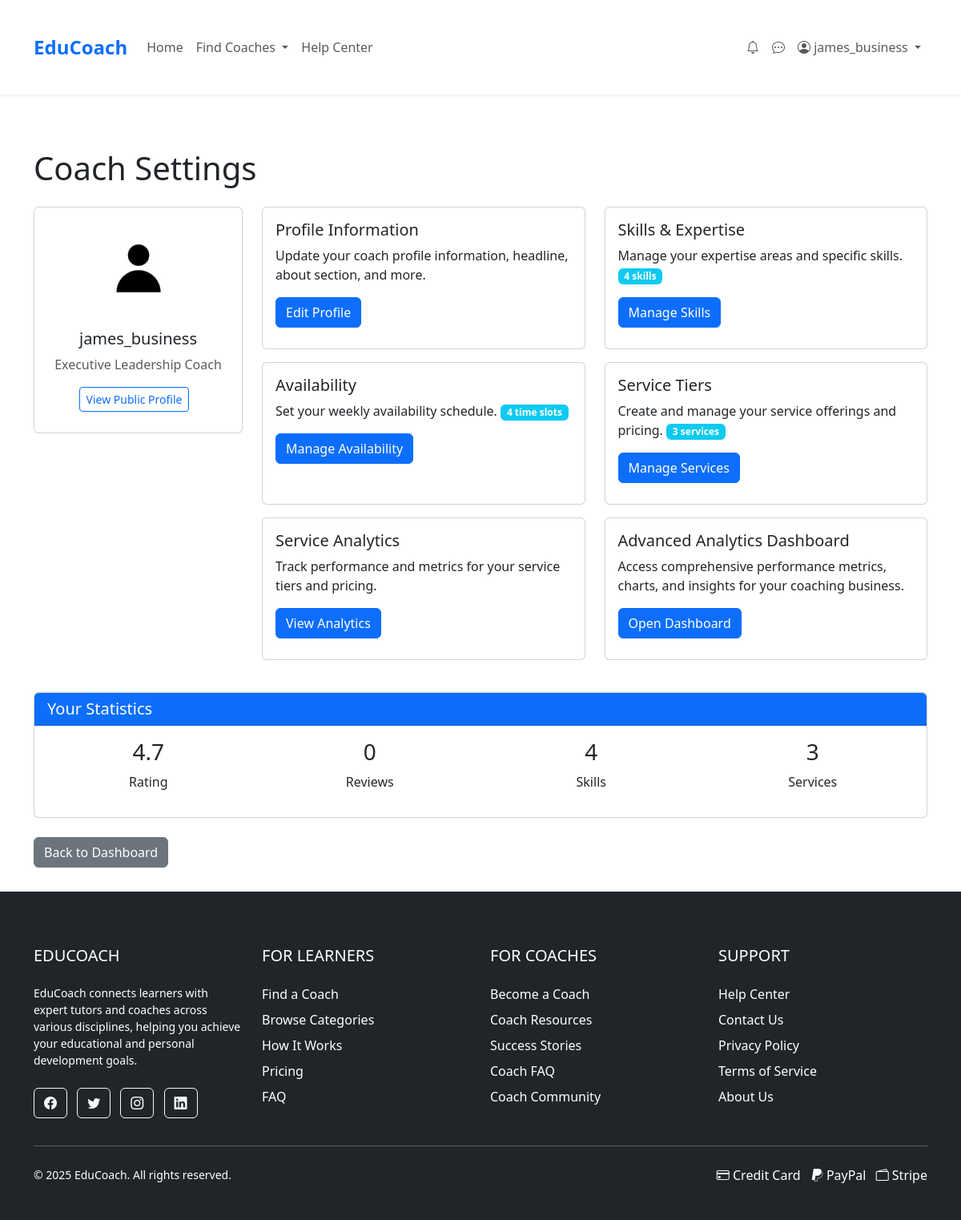
The page /pages/coach-settings.php (signed in) on the database its author committed.
### tables this page shows
CREATE TABLE IF NOT EXISTS Coaches (
    coach_id INT PRIMARY KEY AUTO_INCREMENT,
    user_id INT,
    headline VARCHAR(255),  
    about_me TEXT,  
    experience VARCHAR(50),  
    hourly_rate DECIMAL(8,2),  
    video_url VARCHAR(255),  
    custom_category VARCHAR(100) NULL,  
    rating DECIMAL(3,2) DEFAULT 0,
    created_at TIMESTAMP DEFAULT CURRENT_TIMESTAMP
);

CREATE TABLE IF NOT EXISTS Users (
    user_id INT PRIMARY KEY AUTO_INCREMENT,
    username VARCHAR(50) NOT NULL,
    email VARCHAR(100) NOT NULL UNIQUE,
    password_hash VARCHAR(255) NOT NULL,
    user_type ENUM('regular', 'business', 'admin') DEFAULT 'regular',
    profile_image VARCHAR(255),
    bio TEXT,
    created_at TIMESTAMP DEFAULT CURRENT_TIMESTAMP,
    is_banned BOOLEAN DEFAULT FALSE,
    reset_token VARCHAR(64) DEFAULT NULL,
    reset_expires DATETIME DEFAULT NULL,
    last_login DATETIME DEFAULT NULL
);

### pages/coach-settings.php (the view, shortened to what this page needs)
<?php
require_once __DIR__ . '/../includes/db_connection.php';
$user_id = $_SESSION['user_id'];
try {
    $stmt = $pdo->prepare("
        SELECT c.*, u.username, u.email, u.profile_image
        FROM Coaches c
        JOIN Users u ON c.user_id = u.user_id
        WHERE c.user_id = ?
    ");
    $stmt->execute([$user_id]);
    $coach = $stmt->fetch(PDO::FETCH_ASSOC);
    $stmt = $pdo->prepare("SELECT COUNT(*) FROM Coach_Skills WHERE coach_id = ?");
    $stmt->execute([$coach['coach_id']]);
    $skillCount = $stmt->fetchColumn();
    $stmt = $pdo->prepare("SELECT COUNT(*) FROM Coach_Availability WHERE coach_id = ? AND is_available = 1");
    $stmt->execute([$coach['coach_id']]);
    $availabilityCount = $stmt->fetchColumn();
    $stmt = $pdo->prepare("SELECT COUNT(*) FROM ServiceTiers WHERE coach_id = ?");
    $stmt->execute([$coach['coach_id']]);
    $serviceTierCount = $stmt->fetchColumn();
    $stmt = $pdo->prepare("SELECT COUNT(*) FROM Reviews WHERE coach_id = ?");
    $stmt->execute([$coach['coach_id']]);
    $reviewCount = $stmt->fetchColumn();
} catch (PDOException $e) {
    $error = "Database error: " . $e->getMessage();
}
include __DIR__ . '/../includes/header.php';
?>
<div class="container mt-5">
    <div class="row">
        <div class="col-md-12">
            <h1 class="mb-4">Coach Settings</h1>
            <div class="row mb-4">
                <div class="col-md-3">
                    <div class="card text-center">
                        <div class="card-body">
                            <?php
                            $profile_image = !empty($coach['profile_image']) ? $coach['profile_image'] : 'default.jpg';
                            $image_path = "../assets/images/profiles/" . $profile_image;
                            $default_path = "../assets/images/profiles/default.jpg";
                            if (file_exists($image_path)) {
                                $display_image = $image_path;
                            } else {
                                $display_image = $default_path;
                            }
                            ?>
                            <img src="<?= $display_image ?>" alt="Profile" class="img-fluid rounded-circle mb-3" style="width: 120px; height: 120px; object-fit: cover;">
                            <h5><?= htmlspecialchars($coach['username']) ?></h5>
                            <p class="text-muted"><?= htmlspecialchars($coach['headline']) ?></p>
                            <a href="coach-profile.php?id=<?= $coach['coach_id'] ?>" class="btn btn-outline-primary btn-sm">View Public Profile</a>
                        </div>
                    </div>
                </div>
                <div class="col-md-9">
                    <div class="row">
                        <div class="col-md-6 mb-3">
                            <div class="card h-100">
                                <div class="card-body">
                                    <h5 class="card-title">Profile Information</h5>
                                    <p class="card-text">Update your coach profile information, headline, about section, and more.</p>
                                    <a href="edit-coach-profile.php" class="btn btn-primary">Edit Profile</a>
                                </div>
                            </div>
                        </div>
                        <div class="col-md-6 mb-3">
                            <div class="card h-100">
                                <div class="card-body">
                                    <h5 class="card-title">Skills & Expertise</h5>
                                    <p class="card-text">Manage your expertise areas and specific skills. <span class="badge bg-info"><?= $skillCount ?> skills</span></p>
                                    <a href="edit-coach-skills.php" class="btn btn-primary">Manage Skills</a>
                                </div>
                            </div>
                        </div>
                        <div class="col-md-6 mb-3">
                            <div class="card h-100">
                                <div class="card-body">
                                    <h5 class="card-title">Availability</h5>
                                    <p class="card-text">Set your weekly availability schedule. <span class="badge bg-info"><?= $availabilityCount ?> time slots</span></p>
                                    <a href="edit-coach-availability.php" class="btn btn-primary">Manage Availability</a>
                                </div>
                            </div>
                        </div>
                        <div class="col-md-6 mb-3">
                            <div class="card h-100">
                                <div class="card-body">
                                    <h5 class="card-title">Service Tiers</h5>
                                    <p class="card-text">Create and manage your service offerings and pricing. <span class="badge bg-info"><?= $serviceTierCount ?> services</span></p>
                                    <a href="edit-coach-services.php" class="btn btn-primary">Manage Services</a>
                                </div>
                            </div>
                        </div>
                        <div class="col-md-6 mb-3">
                            <div class="card h-100">
                                <div class="card-body">
                                    <h5 class="card-title">Service Analytics</h5>
                                    <p class="card-text">Track performance and metrics for your service tiers and pricing.</p>
                                    <a href="service-analytics.php" class="btn btn-primary">View Analytics</a>
                                </div>
                            </div>
                        </div>
                        <div class="col-md-6 mb-3">
                            <div class="card h-100">
                                <div class="card-body">
                                    <h5 class="card-title">Advanced Analytics Dashboard</h5>
                                    <p class="card-text">Access comprehensive performance metrics, charts, and insights for your coaching business.</p>
                                    <a href="analytics/dashboard.php" class="btn btn-primary">Open Dashboard</a>
                                </div>
                            </div>
                        </div>
                    </div>
                </div>
            </div>
            <div class="card mb-4">
                <div class="card-header bg-primary text-white">
                    <h5 class="mb-0">Your Statistics</h5>
                </div>
                <div class="card-body">
                    <div class="row text-center">
                        <div class="col-md-3">
                            <div class="stats-item">
                                <h3><?= number_format($coach['rating'], 1) ?></h3>
                                <p>Rating</p>
                            </div>
                        </div>
                        <div class="col-md-3">
                            <div class="stats-item">
                                <h3><?= $reviewCount ?></h3>
                                <p>Reviews</p>
                            </div>
                        </div>
                        <div class="col-md-3">
                            <div class="stats-item">
                                <h3><?= $skillCount ?></h3>
                                <p>Skills</p>
                            </div>
                        </div>
                        <div class="col-md-3">
                            <div class="stats-item">
                                <h3><?= $serviceTierCount ?></h3>
                                <p>Services</p>
                            </div>
                        </div>
                    </div>
                </div>
            </div>
            <div class="d-flex justify-content-between">
                <a href="dashboard.php" class="btn btn-secondary">Back to Dashboard</a>
            </div>
        </div>
    </div>
</div>
<?php include __DIR__ . '/../includes/footer.php'; ?>

### assets/css/styles.css (style rules this page uses)
body { font-family: 'Arial', sans-serif; color: #333; line-height: 1.6; }
.card { border-radius: 8px; overflow: hidden; transition: transform 0.3s, box-shadow 0.3s; }
.btn-primary { background-color: #0d6efd; border-color: #0d6efd; }
.container { max-width: 1200px; margin: 0 auto; padding: 20px; }
.btn { margin-right: 10px; margin-bottom: 10px; }

### rows shown on the page
coaches: user.username "james_business", headline "Executive Leadership Coach", rating "4.7"

### other values the page prints
$_SESSION['username'] "james_business"
$skillCount "4"
$availabilityCount "4"
$serviceTierCount "3"
$reviewCount "0"
